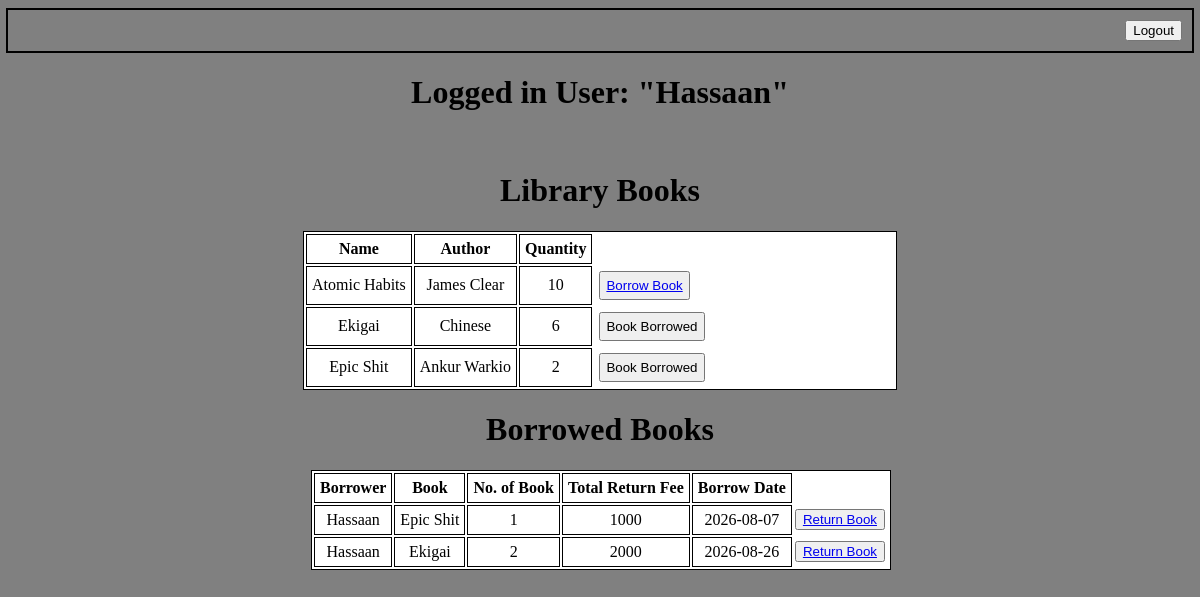
The app's page / (signed in), older data.
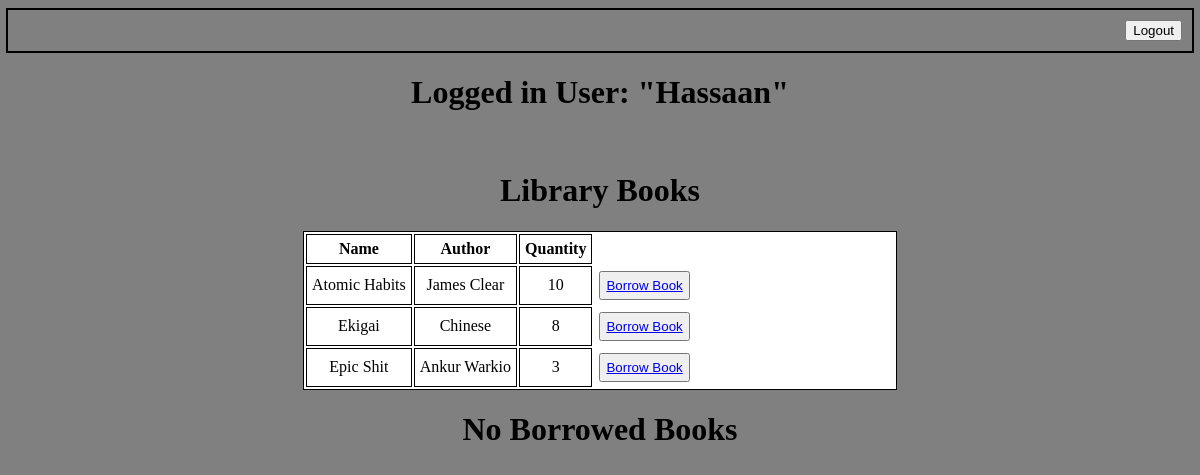
The same page, newer data.
### apps/Books/models.py (models this page shows, shortened)
class Books(models.Model):
    name = models.CharField(max_length=50)
    author = models.CharField(max_length=50)
    quantity = models.IntegerField()
    class Meta:
        verbose_name_plural = 'Books'
    def __str__(self):
        return self.name

class BorrowedBook(models.Model):
    user = models.ForeignKey(User, on_delete=models.CASCADE)
    book = models.ForeignKey(Books, on_delete=models.CASCADE)
    no_of_books = models.IntegerField(validators=[
        MaxValueValidator(3),
        MinValueValidator(1),
    ])
    fee = models.IntegerField()
    return_date = models.DateTimeField(blank=True, null=True)
    borrowed_date = models.DateTimeField(auto_now_add=True)
    class Meta:
        constraints = [
            models.UniqueConstraint(
                fields=['user', 'book'], name='my_constraint'
            )
        ]

### apps/Books/views.py (the view)
# urls.py: path('', views.book_display_view, name='books_view'),
@login_required(login_url='login')
def book_display_view(request):
    books = Books.objects.all()
    borrowed_books = BorrowedBook.objects.filter(user=request.user)
    borrowed_books_ids = borrowed_books.values_list('book_id')
    book_ids = []
    for book in borrowed_books_ids:
        book_ids.append(*book)
    print(book_ids)
    print(request.user)
    return render(
        request,
        'Books/books_display.html',
        {
            'books': books,
            'borrowed_books': borrowed_books,
            'borrowed_books_ids': book_ids,
        }
    )

### apps/Books/templates/Books/books_display.html (shortened to what this page needs)
<!DOCTYPE html>
<html lang="en">
<head>
</head>
<body style='background-color: grey; justify-items: center;'>
    {% if request.user.is_authenticated %}
        <div style='border: 2px solid; width: 100%; justify-items: end;  margin-bottom: 5px;'>
            <div style='padding: 10px;'>
                <a href="{% url "logout" %}"><button>Logout</button></a>
            </div>
        </div>
        <h1>Logged in User: "{{ request.user }}"</h1>
        <br>
        <h1>Library Books</h1>
        <div style='border: 0.5px solid; background-color: white; width: 50%'>
            <table>
                <tr>
                    <th style='border: 1px solid; padding: 5px;'>Name</th>
                    <th style='border: 1px solid; padding: 5px;'>Author</th>
                    <th style='border: 1px solid; padding: 5px;'>Quantity</th>
                </tr>
                {% for book in books %}
                    <tr>
                        <td style='border: 1px solid; padding: 5px; text-align: center;'>{{ book.name }}</td>
                        <td style='border: 1px solid; padding: 5px; text-align: center;'>{{ book.author }}</td>
                        <td style='border: 1px solid; padding: 5px; text-align: center;'>{{ book.quantity }}</td>
                        {% if book.id in borrowed_books_ids %}
                            <td style='padding: 5px;'><button style='padding: 5px;'>Book Borrowed</button></td>
                        {% else %}
                            <td style='padding: 5px;'><button style='cursor: pointer; padding: 5px;'><a href="{% url "borrow_book" book.id %}">Borrow Book</a></button></td>
                        {% endif %}
                    </tr>
                {% endfor %}
            </table>
        </div>
    {% endif %}
    {% if not user.is_staff %}
        {% if borrowed_books %}
            <h1>Borrowed Books</h1>
            <div>
                <div style='border: 0.5px solid; background-color: white; width: 100%'>
                    <table>
                        <tr>
                            <th style='border: 1px solid; padding: 5px;'>Borrower</th>
                            <th style='border: 1px solid; padding: 5px;'>Book</th>
                            <th style='border: 1px solid; padding: 5px;'>No. of Book</th>
                            <th style='border: 1px solid; padding: 5px;'>Total Return Fee</th>
                            <th style='border: 1px solid; padding: 5px;'>Borrow Date</th>
                        </tr>
                        {% for b_book in borrowed_books %}
                            {% if b_book %}
                            <tr>
                                <td style='border: 1px solid; padding: 5px; text-align: center;'>{{ b_book.user }}</td>
                                <td style='border: 1px solid; padding: 5px; text-align: center;'>{{ b_book.book }}</td>
                                <td style='border: 1px solid; padding: 5px; text-align: center;'>{{ b_book.no_of_books }}</td>
                                <td style='border: 1px solid; padding: 5px; text-align: center;'>{{ b_book.fee }}</td>
                                <td style='border: 1px solid; padding: 5px; text-align: center;'>{{ b_book.borrowed_date | date:"Y-m-d" }}</td>
                                {% if not user.is_staff %}
                                    <td><button><a href="{% url 'return_book' b_book.id %}">Return Book</a></button></td>
                                {% endif %}
                            </tr>
                            {% endif %}
                        {% endfor %}
                    </table>
                </div>
            </div>
        {% else %}
            <h1>No Borrowed Books</h1>
        {% endif %}
    {% endif %}
</body>
</html>

Row changes from the older to the newer data that the page shows:
removed BorrowedBook: user "Hassaan", book "Epic Shit", no_of_books "1", fee "1000", borrowed_date "2026-08-07"
removed BorrowedBook: user "Hassaan", book "Ekigai", no_of_books "2", fee "2000", borrowed_date "2026-08-26"
changed Books "Ekigai": quantity "6" → "8"; text "Book Borrowed" → "Borrow Book"
changed Books "Epic Shit": quantity "2" → "3"; text "Book Borrowed" → "Borrow Book"
Text that changed along with them:
text no longer shown: "Borrowed Books Borrower Book No. of Book Total Return Fee Borrow Date"
text now shown: "No Borrowed Books"
